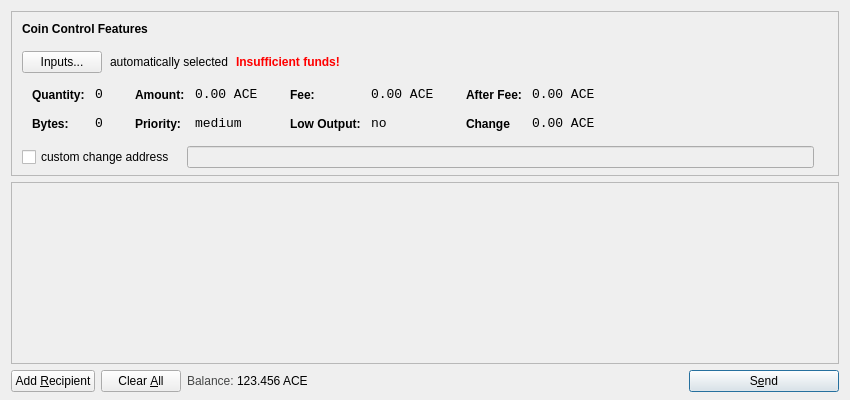
<?xml version="1.0" encoding="UTF-8"?>
<ui version="4.0">
 <class>SendCoinsDialog</class>
 <widget class="QDialog" name="SendCoinsDialog">
  <property name="geometry">
   <rect>
    <x>0</x>
    <y>0</y>
    <width>850</width>
    <height>400</height>
   </rect>
  </property>
  <property name="windowTitle">
   <string>Send Coins</string>
  </property>
  <layout class="QVBoxLayout" name="verticalLayout" stretch="0,1,0">
   <property name="bottomMargin">
    <number>8</number>
   </property>
   <item>
    <widget class="QFrame" name="frameCoinControl">
     <property name="sizePolicy">
      <sizepolicy hsizetype="Expanding" vsizetype="Expanding">
       <horstretch>0</horstretch>
       <verstretch>0</verstretch>
      </sizepolicy>
     </property>
     <property name="maximumSize">
      <size>
       <width>16777215</width>
       <height>16777215</height>
      </size>
     </property>
     <property name="frameShape">
      <enum>QFrame::StyledPanel</enum>
     </property>
     <property name="frameShadow">
      <enum>QFrame::Sunken</enum>
     </property>
     <layout class="QVBoxLayout" name="verticalLayoutCoinControl2">
      <property name="spacing">
       <number>6</number>
      </property>
      <property name="leftMargin">
       <number>0</number>
      </property>
      <property name="topMargin">
       <number>0</number>
      </property>
      <property name="rightMargin">
       <number>0</number>
      </property>
      <property name="bottomMargin">
       <number>6</number>
      </property>
      <item>
       <layout class="QVBoxLayout" name="verticalLayoutCoinControl" stretch="0,0,0,0,1">
        <property name="spacing">
         <number>0</number>
        </property>
        <property name="leftMargin">
         <number>10</number>
        </property>
        <property name="topMargin">
         <number>10</number>
        </property>
        <item>
         <layout class="QHBoxLayout" name="horizontalLayoutCoinControl1">
          <property name="bottomMargin">
           <number>15</number>
          </property>
          <item>
           <widget class="QLabel" name="labelCoinControlFeatures">
            <property name="sizePolicy">
             <sizepolicy hsizetype="Preferred" vsizetype="Maximum">
              <horstretch>0</horstretch>
              <verstretch>0</verstretch>
             </sizepolicy>
            </property>
            <property name="font">
             <font>
              <weight>75</weight>
              <bold>true</bold>
             </font>
            </property>
            <property name="styleSheet">
             <string notr="true">font-weight:bold;</string>
            </property>
            <property name="text">
             <string>Coin Control Features</string>
            </property>
           </widget>
          </item>
         </layout>
        </item>
        <item>
         <layout class="QHBoxLayout" name="horizontalLayoutCoinControl2" stretch="0,0,0,0">
          <property name="spacing">
           <number>8</number>
          </property>
          <property name="bottomMargin">
           <number>10</number>
          </property>
          <item>
           <widget class="QPushButton" name="pushButtonCoinControl">
            <property name="styleSheet">
             <string notr="true"/>
            </property>
            <property name="text">
             <string>Inputs...</string>
            </property>
           </widget>
          </item>
          <item>
           <widget class="QLabel" name="labelCoinControlAutomaticallySelected">
            <property name="text">
             <string>automatically selected</string>
            </property>
            <property name="margin">
             <number>5</number>
            </property>
           </widget>
          </item>
          <item>
           <widget class="QLabel" name="labelCoinControlInsuffFunds">
            <property name="font">
             <font>
              <weight>75</weight>
              <bold>true</bold>
             </font>
            </property>
            <property name="styleSheet">
             <string notr="true">color:red;font-weight:bold;</string>
            </property>
            <property name="text">
             <string>Insufficient funds!</string>
            </property>
            <property name="margin">
             <number>5</number>
            </property>
           </widget>
          </item>
          <item>
           <spacer name="horizontalSpacerCoinControl">
            <property name="orientation">
             <enum>Qt::Horizontal</enum>
            </property>
            <property name="sizeHint" stdset="0">
             <size>
              <width>40</width>
              <height>1</height>
             </size>
            </property>
           </spacer>
          </item>
         </layout>
        </item>
        <item>
         <widget class="QWidget" name="widgetCoinControl" native="true">
          <property name="sizePolicy">
           <sizepolicy hsizetype="Preferred" vsizetype="Preferred">
            <horstretch>0</horstretch>
            <verstretch>0</verstretch>
           </sizepolicy>
          </property>
          <property name="minimumSize">
           <size>
            <width>0</width>
            <height>0</height>
           </size>
          </property>
          <property name="styleSheet">
           <string notr="true"/>
          </property>
          <layout class="QHBoxLayout" name="horizontalLayoutCoinControl5">
           <property name="margin">
            <number>0</number>
           </property>
           <item>
            <layout class="QHBoxLayout" name="horizontalLayoutCoinControl3" stretch="0,0,0,1">
             <property name="spacing">
              <number>20</number>
             </property>
             <property name="topMargin">
              <number>0</number>
             </property>
             <property name="bottomMargin">
              <number>10</number>
             </property>
             <item>
              <layout class="QFormLayout" name="formLayoutCoinControl1">
               <property name="horizontalSpacing">
                <number>10</number>
               </property>
               <property name="verticalSpacing">
                <number>14</number>
               </property>
               <property name="leftMargin">
                <number>10</number>
               </property>
               <property name="topMargin">
                <number>4</number>
               </property>
               <property name="rightMargin">
                <number>6</number>
               </property>
               <item row="0" column="0">
                <widget class="QLabel" name="labelCoinControlQuantityText">
                 <property name="styleSheet">
                  <string notr="true">font-weight:bold;</string>
                 </property>
                 <property name="text">
                  <string>Quantity:</string>
                 </property>
                 <property name="margin">
                  <number>0</number>
                 </property>
                </widget>
               </item>
               <item row="0" column="1">
                <widget class="QLabel" name="labelCoinControlQuantity">
                 <property name="font">
                  <font>
                   <family>Monospace</family>
                   <pointsize>10</pointsize>
                  </font>
                 </property>
                 <property name="cursor">
                  <cursorShape>IBeamCursor</cursorShape>
                 </property>
                 <property name="contextMenuPolicy">
                  <enum>Qt::ActionsContextMenu</enum>
                 </property>
                 <property name="text">
                  <string>0</string>
                 </property>
                 <property name="margin">
                  <number>0</number>
                 </property>
                 <property name="textInteractionFlags">
                  <set>Qt::LinksAccessibleByMouse|Qt::TextSelectableByKeyboard|Qt::TextSelectableByMouse</set>
                 </property>
                </widget>
               </item>
               <item row="1" column="0">
                <widget class="QLabel" name="labelCoinControlBytesText">
                 <property name="styleSheet">
                  <string notr="true">font-weight:bold;</string>
                 </property>
                 <property name="text">
                  <string>Bytes:</string>
                 </property>
                </widget>
               </item>
               <item row="1" column="1">
                <widget class="QLabel" name="labelCoinControlBytes">
                 <property name="font">
                  <font>
                   <family>Monospace</family>
                   <pointsize>10</pointsize>
                  </font>
                 </property>
                 <property name="cursor">
                  <cursorShape>IBeamCursor</cursorShape>
                 </property>
                 <property name="contextMenuPolicy">
                  <enum>Qt::ActionsContextMenu</enum>
                 </property>
                 <property name="text">
                  <string>0</string>
                 </property>
                 <property name="textInteractionFlags">
                  <set>Qt::LinksAccessibleByMouse|Qt::TextSelectableByKeyboard|Qt::TextSelectableByMouse</set>
                 </property>
                </widget>
               </item>
              </layout>
             </item>
             <item>
              <layout class="QFormLayout" name="formLayoutCoinControl2">
               <property name="horizontalSpacing">
                <number>10</number>
               </property>
               <property name="verticalSpacing">
                <number>14</number>
               </property>
               <property name="leftMargin">
                <number>6</number>
               </property>
               <property name="topMargin">
                <number>4</number>
               </property>
               <property name="rightMargin">
                <number>6</number>
               </property>
               <item row="0" column="0">
                <widget class="QLabel" name="labelCoinControlAmountText">
                 <property name="styleSheet">
                  <string notr="true">font-weight:bold;</string>
                 </property>
                 <property name="text">
                  <string>Amount:</string>
                 </property>
                 <property name="margin">
                  <number>0</number>
                 </property>
                </widget>
               </item>
               <item row="0" column="1">
                <widget class="QLabel" name="labelCoinControlAmount">
                 <property name="font">
                  <font>
                   <family>Monospace</family>
                   <pointsize>10</pointsize>
                  </font>
                 </property>
                 <property name="cursor">
                  <cursorShape>IBeamCursor</cursorShape>
                 </property>
                 <property name="contextMenuPolicy">
                  <enum>Qt::ActionsContextMenu</enum>
                 </property>
                 <property name="text">
                  <string>0.00 ACE</string>
                 </property>
                 <property name="textInteractionFlags">
                  <set>Qt::LinksAccessibleByMouse|Qt::TextSelectableByKeyboard|Qt::TextSelectableByMouse</set>
                 </property>
                </widget>
               </item>
               <item row="1" column="0">
                <widget class="QLabel" name="labelCoinControlPriorityText">
                 <property name="styleSheet">
                  <string notr="true">font-weight:bold;</string>
                 </property>
                 <property name="text">
                  <string>Priority:</string>
                 </property>
                </widget>
               </item>
               <item row="1" column="1">
                <widget class="QLabel" name="labelCoinControlPriority">
                 <property name="font">
                  <font>
                   <family>Monospace</family>
                   <pointsize>10</pointsize>
                  </font>
                 </property>
                 <property name="cursor">
                  <cursorShape>IBeamCursor</cursorShape>
                 </property>
                 <property name="contextMenuPolicy">
                  <enum>Qt::ActionsContextMenu</enum>
                 </property>
                 <property name="text">
                  <string>medium</string>
                 </property>
                 <property name="textInteractionFlags">
                  <set>Qt::LinksAccessibleByMouse|Qt::TextSelectableByKeyboard|Qt::TextSelectableByMouse</set>
                 </property>
                </widget>
               </item>
              </layout>
             </item>
             <item>
              <layout class="QFormLayout" name="formLayoutCoinControl3">
               <property name="horizontalSpacing">
                <number>10</number>
               </property>
               <property name="verticalSpacing">
                <number>14</number>
               </property>
               <property name="leftMargin">
                <number>6</number>
               </property>
               <property name="topMargin">
                <number>4</number>
               </property>
               <property name="rightMargin">
                <number>6</number>
               </property>
               <item row="0" column="0">
                <widget class="QLabel" name="labelCoinControlFeeText">
                 <property name="styleSheet">
                  <string notr="true">font-weight:bold;</string>
                 </property>
                 <property name="text">
                  <string>Fee:</string>
                 </property>
                 <property name="margin">
                  <number>0</number>
                 </property>
                </widget>
               </item>
               <item row="0" column="1">
                <widget class="QLabel" name="labelCoinControlFee">
                 <property name="font">
                  <font>
                   <family>Monospace</family>
                   <pointsize>10</pointsize>
                  </font>
                 </property>
                 <property name="cursor">
                  <cursorShape>IBeamCursor</cursorShape>
                 </property>
                 <property name="contextMenuPolicy">
                  <enum>Qt::ActionsContextMenu</enum>
                 </property>
                 <property name="text">
                  <string>0.00 ACE</string>
                 </property>
                 <property name="textInteractionFlags">
                  <set>Qt::LinksAccessibleByMouse|Qt::TextSelectableByKeyboard|Qt::TextSelectableByMouse</set>
                 </property>
                </widget>
               </item>
               <item row="1" column="0">
                <widget class="QLabel" name="labelCoinControlLowOutputText">
                 <property name="styleSheet">
                  <string notr="true">font-weight:bold;</string>
                 </property>
                 <property name="text">
                  <string>Low Output:</string>
                 </property>
                </widget>
               </item>
               <item row="1" column="1">
                <widget class="QLabel" name="labelCoinControlLowOutput">
                 <property name="font">
                  <font>
                   <family>Monospace</family>
                   <pointsize>10</pointsize>
                  </font>
                 </property>
                 <property name="cursor">
                  <cursorShape>IBeamCursor</cursorShape>
                 </property>
                 <property name="contextMenuPolicy">
                  <enum>Qt::ActionsContextMenu</enum>
                 </property>
                 <property name="text">
                  <string>no</string>
                 </property>
                 <property name="textInteractionFlags">
                  <set>Qt::LinksAccessibleByMouse|Qt::TextSelectableByKeyboard|Qt::TextSelectableByMouse</set>
                 </property>
                </widget>
               </item>
              </layout>
             </item>
             <item>
              <layout class="QFormLayout" name="formLayoutCoinControl4">
               <property name="horizontalSpacing">
                <number>10</number>
               </property>
               <property name="verticalSpacing">
                <number>14</number>
               </property>
               <property name="leftMargin">
                <number>6</number>
               </property>
               <property name="topMargin">
                <number>4</number>
               </property>
               <property name="rightMargin">
                <number>6</number>
               </property>
               <item row="0" column="0">
                <widget class="QLabel" name="labelCoinControlAfterFeeText">
                 <property name="styleSheet">
                  <string notr="true">font-weight:bold;</string>
                 </property>
                 <property name="text">
                  <string>After Fee:</string>
                 </property>
                 <property name="margin">
                  <number>0</number>
                 </property>
                </widget>
               </item>
               <item row="0" column="1">
                <widget class="QLabel" name="labelCoinControlAfterFee">
                 <property name="font">
                  <font>
                   <family>Monospace</family>
                   <pointsize>10</pointsize>
                  </font>
                 </property>
                 <property name="cursor">
                  <cursorShape>IBeamCursor</cursorShape>
                 </property>
                 <property name="contextMenuPolicy">
                  <enum>Qt::ActionsContextMenu</enum>
                 </property>
                 <property name="text">
                  <string>0.00 ACE</string>
                 </property>
                 <property name="textInteractionFlags">
                  <set>Qt::LinksAccessibleByMouse|Qt::TextSelectableByKeyboard|Qt::TextSelectableByMouse</set>
                 </property>
                </widget>
               </item>
               <item row="1" column="0">
                <widget class="QLabel" name="labelCoinControlChangeText">
                 <property name="styleSheet">
                  <string notr="true">font-weight:bold;</string>
                 </property>
                 <property name="text">
                  <string>Change</string>
                 </property>
                </widget>
               </item>
               <item row="1" column="1">
                <widget class="QLabel" name="labelCoinControlChange">
                 <property name="font">
                  <font>
                   <family>Monospace</family>
                   <pointsize>10</pointsize>
                  </font>
                 </property>
                 <property name="cursor">
                  <cursorShape>IBeamCursor</cursorShape>
                 </property>
                 <property name="contextMenuPolicy">
                  <enum>Qt::ActionsContextMenu</enum>
                 </property>
                 <property name="text">
                  <string>0.00 ACE</string>
                 </property>
                 <property name="textInteractionFlags">
                  <set>Qt::LinksAccessibleByMouse|Qt::TextSelectableByKeyboard|Qt::TextSelectableByMouse</set>
                 </property>
                </widget>
               </item>
              </layout>
             </item>
            </layout>
           </item>
          </layout>
         </widget>
        </item>
        <item>
         <layout class="QHBoxLayout" name="horizontalLayoutCoinControl4" stretch="0,0,0">
          <property name="spacing">
           <number>12</number>
          </property>
          <property name="sizeConstraint">
           <enum>QLayout::SetDefaultConstraint</enum>
          </property>
          <property name="topMargin">
           <number>5</number>
          </property>
          <property name="rightMargin">
           <number>5</number>
          </property>
          <item>
           <widget class="QCheckBox" name="checkBoxCoinControlChange">
            <property name="text">
             <string>custom change address</string>
            </property>
           </widget>
          </item>
          <item>
           <widget class="QLineEdit" name="lineEditCoinControlChange">
            <property name="enabled">
             <bool>false</bool>
            </property>
            <property name="sizePolicy">
             <sizepolicy hsizetype="Expanding" vsizetype="Fixed">
              <horstretch>0</horstretch>
              <verstretch>0</verstretch>
             </sizepolicy>
            </property>
           </widget>
          </item>
          <item>
           <widget class="QLabel" name="labelCoinControlChangeLabel">
            <property name="sizePolicy">
             <sizepolicy hsizetype="Preferred" vsizetype="Expanding">
              <horstretch>0</horstretch>
              <verstretch>0</verstretch>
             </sizepolicy>
            </property>
            <property name="minimumSize">
             <size>
              <width>0</width>
              <height>0</height>
             </size>
            </property>
            <property name="text">
             <string/>
            </property>
            <property name="margin">
             <number>3</number>
            </property>
           </widget>
          </item>
         </layout>
        </item>
        <item>
         <spacer name="verticalSpacerCoinControl">
          <property name="orientation">
           <enum>Qt::Vertical</enum>
          </property>
          <property name="sizeHint" stdset="0">
           <size>
            <width>800</width>
            <height>1</height>
           </size>
          </property>
         </spacer>
        </item>
       </layout>
      </item>
     </layout>
    </widget>
   </item>
   <item>
    <widget class="QScrollArea" name="scrollArea">
     <property name="widgetResizable">
      <bool>true</bool>
     </property>
     <widget class="QWidget" name="scrollAreaWidgetContents">
      <property name="geometry">
       <rect>
        <x>0</x>
        <y>0</y>
        <width>830</width>
        <height>156</height>
       </rect>
      </property>
      <layout class="QVBoxLayout" name="verticalLayout_2">
       <property name="margin">
        <number>0</number>
       </property>
       <item>
        <layout class="QVBoxLayout" name="entries">
         <property name="spacing">
          <number>6</number>
         </property>
        </layout>
       </item>
       <item>
        <spacer name="verticalSpacer">
         <property name="orientation">
          <enum>Qt::Vertical</enum>
         </property>
         <property name="sizeHint" stdset="0">
          <size>
           <width>20</width>
           <height>40</height>
          </size>
         </property>
        </spacer>
       </item>
      </layout>
     </widget>
    </widget>
   </item>
   <item>
    <layout class="QHBoxLayout" name="horizontalLayout">
     <item>
      <widget class="QPushButton" name="addButton">
       <property name="toolTip">
        <string>Send to multiple recipients at once</string>
       </property>
       <property name="text">
        <string>Add &amp;Recipient</string>
       </property>
       <property name="icon">
        <iconset resource="../bitcoin.qrc">
         <normaloff>:/icons/add</normaloff>:/icons/add</iconset>
       </property>
       <property name="autoDefault">
        <bool>false</bool>
       </property>
      </widget>
     </item>
     <item>
      <widget class="QPushButton" name="clearButton">
       <property name="sizePolicy">
        <sizepolicy hsizetype="Minimum" vsizetype="Fixed">
         <horstretch>0</horstretch>
         <verstretch>0</verstretch>
        </sizepolicy>
       </property>
       <property name="toolTip">
        <string>Remove all transaction fields</string>
       </property>
       <property name="text">
        <string>Clear &amp;All</string>
       </property>
       <property name="icon">
        <iconset resource="../bitcoin.qrc">
         <normaloff>:/icons/remove</normaloff>:/icons/remove</iconset>
       </property>
       <property name="autoRepeatDelay">
        <number>300</number>
       </property>
       <property name="autoDefault">
        <bool>false</bool>
       </property>
      </widget>
     </item>
     <item>
      <layout class="QHBoxLayout" name="horizontalLayout_2">
       <property name="spacing">
        <number>3</number>
       </property>
       <item>
        <widget class="QLabel" name="label">
         <property name="sizePolicy">
          <sizepolicy hsizetype="Preferred" vsizetype="Fixed">
           <horstretch>0</horstretch>
           <verstretch>0</verstretch>
          </sizepolicy>
         </property>
         <property name="styleSheet">
          <string notr="true">#label { color: #464747; }</string>
         </property>
         <property name="text">
          <string>Balance:</string>
         </property>
        </widget>
       </item>
       <item>
        <widget class="QLabel" name="labelBalance">
         <property name="sizePolicy">
          <sizepolicy hsizetype="Preferred" vsizetype="Fixed">
           <horstretch>0</horstretch>
           <verstretch>0</verstretch>
          </sizepolicy>
         </property>
         <property name="cursor">
          <cursorShape>IBeamCursor</cursorShape>
         </property>
         <property name="styleSheet">
          <string notr="true">#label { color: #464747; }</string>
         </property>
         <property name="text">
          <string>123.456 ACE</string>
         </property>
         <property name="textInteractionFlags">
          <set>Qt::LinksAccessibleByMouse|Qt::TextSelectableByKeyboard|Qt::TextSelectableByMouse</set>
         </property>
        </widget>
       </item>
      </layout>
     </item>
     <item>
      <spacer name="horizontalSpacer">
       <property name="orientation">
        <enum>Qt::Horizontal</enum>
       </property>
       <property name="sizeHint" stdset="0">
        <size>
         <width>40</width>
         <height>20</height>
        </size>
       </property>
      </spacer>
     </item>
     <item>
      <widget class="QPushButton" name="sendButton">
       <property name="minimumSize">
        <size>
         <width>150</width>
         <height>0</height>
        </size>
       </property>
       <property name="toolTip">
        <string>Confirm the send action</string>
       </property>
       <property name="text">
        <string>S&amp;end</string>
       </property>
       <property name="icon">
        <iconset resource="../bitcoin.qrc">
         <normaloff>:/icons/send</normaloff>:/icons/send</iconset>
       </property>
       <property name="default">
        <bool>true</bool>
       </property>
      </widget>
     </item>
    </layout>
   </item>
  </layout>
 </widget>
 <resources>
  <include location="../bitcoin.qrc"/>
 </resources>
 <connections/>
</ui>
